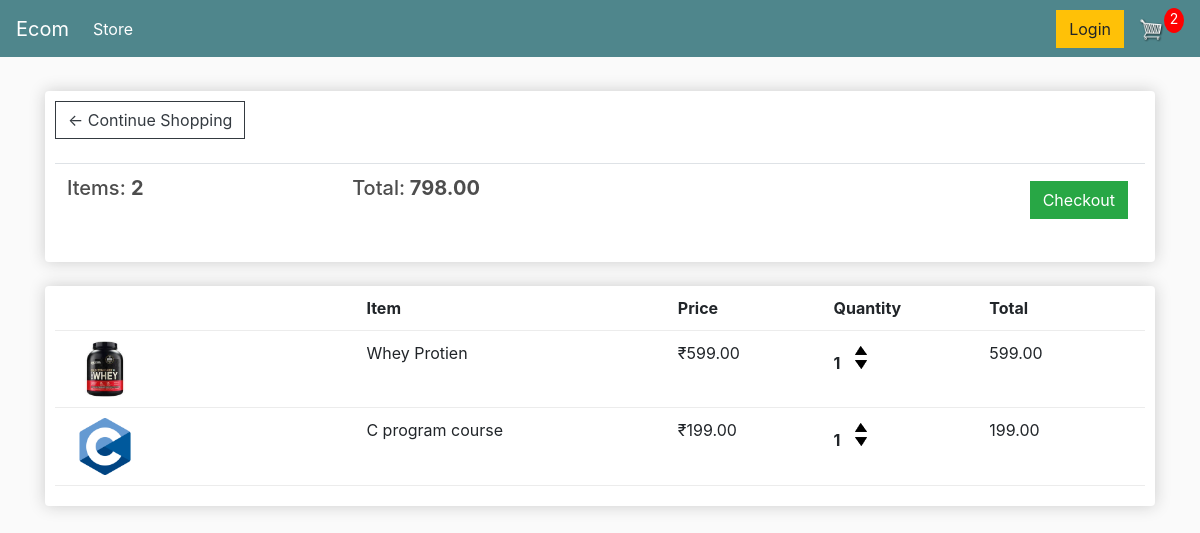
The page /cart (signed in) on the database as committed earlier.
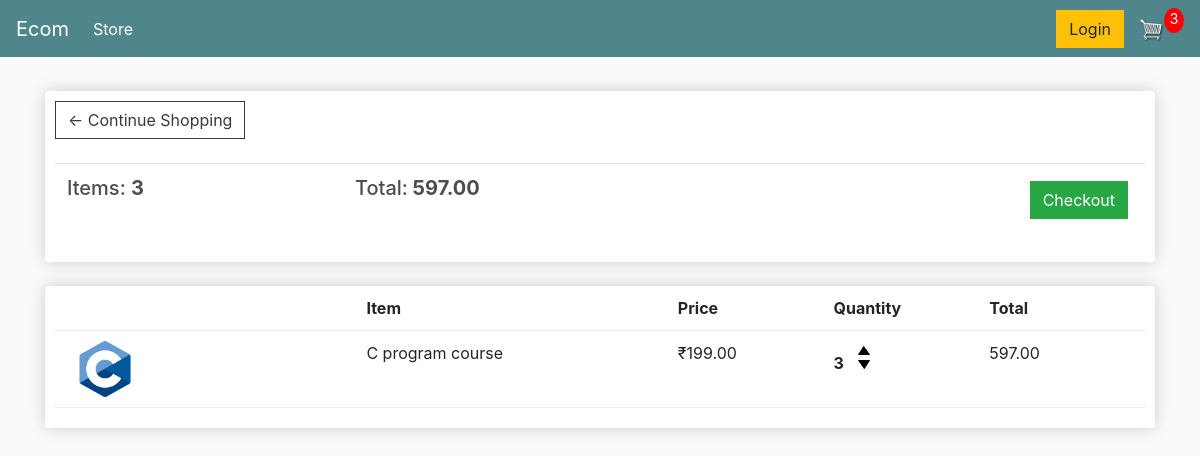
The same page on the database as committed later.
### store/models.py (models this page shows, shortened)
class Order(models.Model):
    customer=models.ForeignKey(Customer,on_delete=models.SET_NULL,blank=True,null=True)
    date_ordered=models.DateTimeField(auto_now_add=True)
    complete=models.BooleanField(default=False,null=True,blank=False)
    transaction_id=models.CharField(max_length=200,null=True)
    @property
    def get_cart_total(self):
        orderitems=self.orderitem_set.all()
        total=sum([item.get_total for item in orderitems])
        return total
    @property
    def get_cart_items(self):
        orderitems=self.orderitem_set.all()
        total=sum([item.quantity for item in orderitems])
        return total

class OrderItem(models.Model):
    product=models.ForeignKey(Product,on_delete=models.SET_NULL,blank=True,null=True)
    order=models.ForeignKey(Order,on_delete=models.SET_NULL,blank=True,null=True)
    quantity=models.IntegerField(default=0,null=True,blank=True)
    date_added=models.DateTimeField(auto_now_add=True)
    @property
    def get_total(self):
        total=self.product.price*self.quantity
        return total

class Product(models.Model):
    id=models.IntegerField(primary_key=True)
    name=models.CharField(max_length=200,null=True)
    price=models.DecimalField(max_digits=7,decimal_places=2)
    digital=models.BooleanField(default=False,null=True,blank=False)
    image=models.ImageField(null=True,blank=True)
    @property
    def imageURL(self):
        try:
            url=self.image.url
        except:
            url=""
        return url

### store/views.py (the view)
# urls.py: path('cart',views.cart,name='cart'),
def  cart(request):
    data=cartData(request)
    cartItems=data['cartItems']
    order=data['order']
    items=data['items']
    context={'items':items,'order':order,'cartItems':cartItems}
    return render(request,'cart.html',context)

### store/utils.py (called while the page is built)
def cartData(request):
        if request.user.is_authenticated:
                customer=request.user.customer
                order,created=Order.objects.get_or_create(customer=customer,complete=False)
                items=order.orderitem_set.all()
                cartItems=order.get_cart_items
        else:
                cookieData=cookieCart(request)
                cartItems=cookieData['cartItems']
                order=cookieData['order']
                items=cookieData['items']
        return {'items':items,'order':order,'cartItems':cartItems}

### templates/cart.html
{% extends 'main.html' %}
{% load static %}
{% block content %}
	<div class="row">
		<div class="col-lg-12">
			<div class="box-element">
				<a  class="btn btn-outline-dark" href="{% url 'store' %}">&#x2190; Continue Shopping</a>
				<br>
				<br>
				<table class="table">
					<tr>
						<th><h5>Items: <strong>{{order.get_cart_items}}</strong></h5></th>
						<th><h5>Total:<strong> {{order.get_cart_total}}</strong></h5></th>
						<th>
							<a  style="float:right; margin:5px;" class="btn btn-success" href="{% url 'checkout' %}">Checkout</a>
						</th>
					</tr>
				</table>
			</div>
			<br>
			<div class="box-element">
				<div class="cart-row">
					<div style="flex:2"></div>
					<div style="flex:2"><strong>Item</strong></div>
					<div style="flex:1"><strong>Price</strong></div>
					<div style="flex:1"><strong>Quantity</strong></div>
					<div style="flex:1"><strong>Total</strong></div>
				</div>
				{% for item in items %}
				<div class="cart-row">
					<div style="flex:2"><img class="row-image" src="{{item.product.imageURL}}"></div>
					<div style="flex:2"><p>{{item.product.name}}</p></div>
					<div style="flex:1"><p>₹{{item.product.price}}</p></div>
					<div style="flex:1">
						<p class="quantity">{{item.quantity}}</p>
						<div class="quantity">
							<img class="chg-quantity update-cart" data-product={{item.product.id}} data-action="add" src="{% static  'images/arrow-up.png' %}">
							<img class="chg-quantity update-cart" data-product={{item.product.id}} data-action="remove" src="{% static  'images/arrow-down.png' %}">
						</div>
					</div>
					<div style="flex:1"><p>{{item.get_total}}</p></div>
				</div>
				{% endfor %}
			</div>
		</div>
	</div>
{% endblock content %}

Rows that differ between the two databases and show on the page:
removed OrderItem: product.imageURL (picture), product.name "Whey Protien", product.price "599.00", quantity "1", get_total "599.00"
changed through a linked row, Order: get_cart_items "2" → "3"; get_cart_total "798.00" → "597.00"
changed OrderItem "C program course": quantity "1" → "3"; get_total "199.00" → "597.00"
Other text that changed with them:
{{ cartItems }}: "2" → "3"
